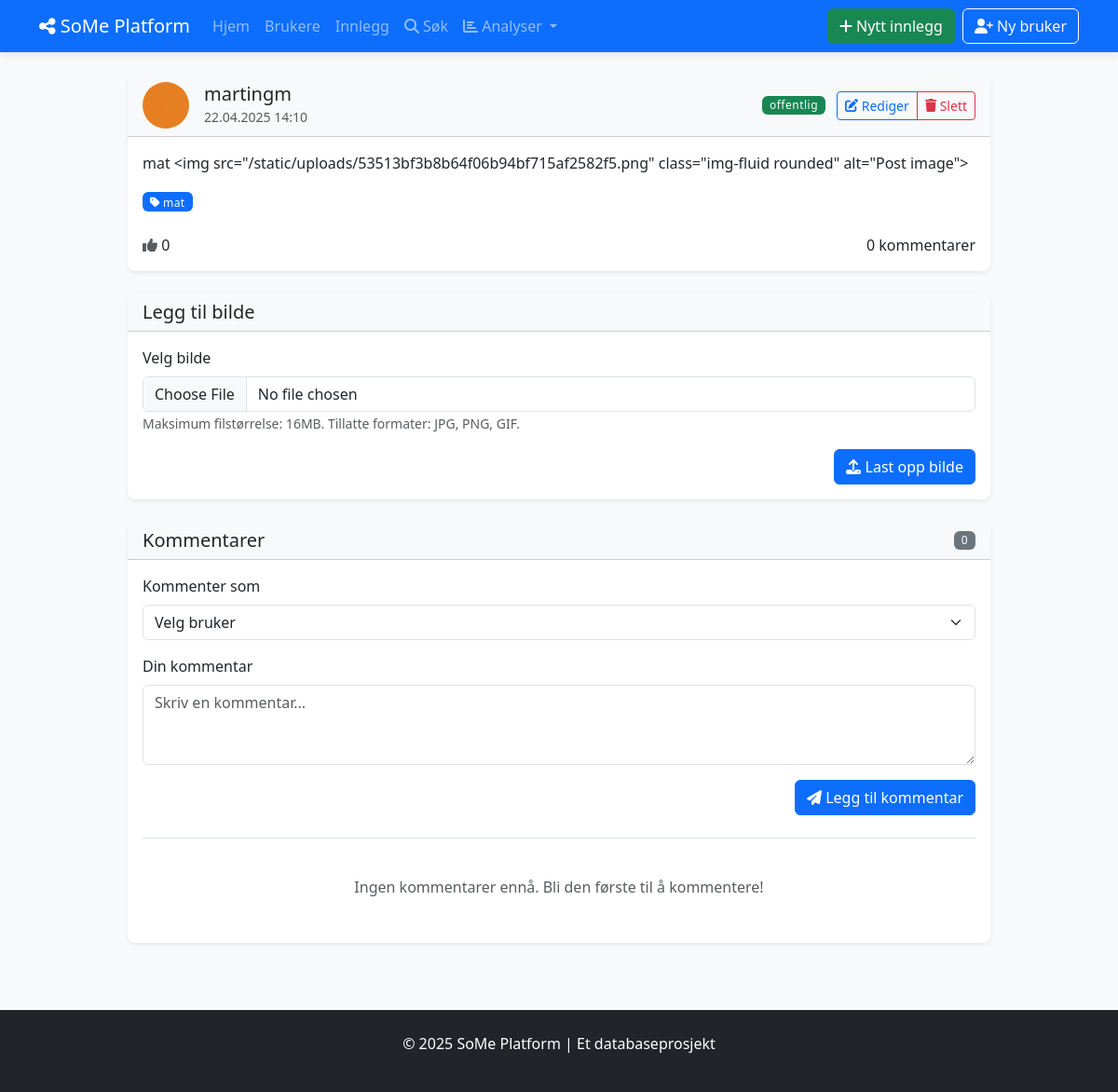
The page /posts/7 on the database as committed earlier.
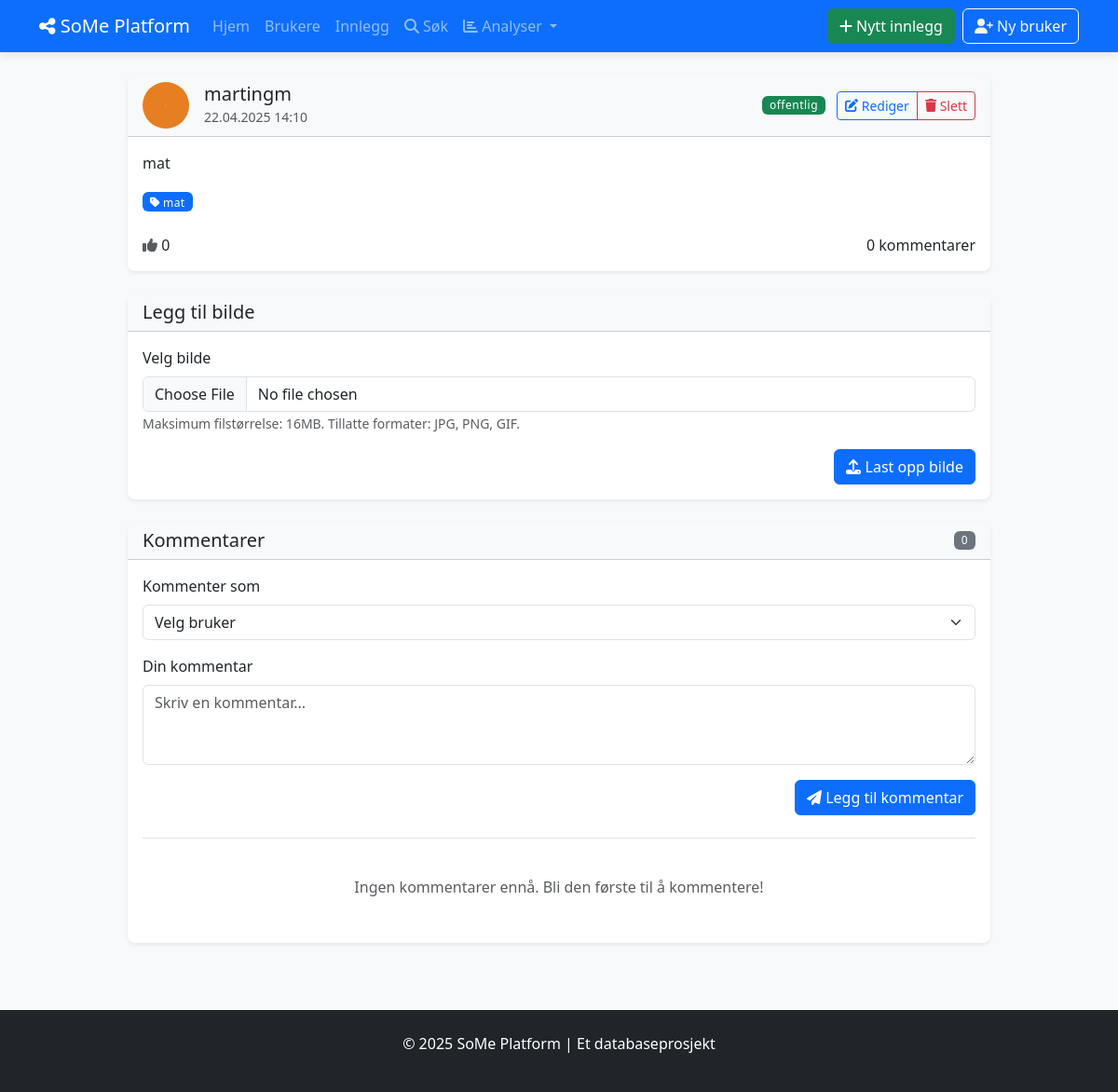
The same page on the database as committed later.
### tables this page shows
CREATE TABLE INNLEGG (
            innlegg_id INTEGER PRIMARY KEY AUTOINCREMENT,
            innhold TEXT NOT NULL,
            opprettet_dato DATETIME NOT NULL DEFAULT CURRENT_TIMESTAMP,
            oppdatert_dato DATETIME DEFAULT CURRENT_TIMESTAMP,
            synlighet TEXT NOT NULL DEFAULT 'offentlig',
            bruker_id INTEGER NOT NULL,
            FOREIGN KEY (bruker_id) REFERENCES BRUKERE(bruker_id) ON DELETE CASCADE
        );

### social_media_app/app.py (the view, shortened to what this page needs)
@app.route('/posts/<int:post_id>')
def view_post(post_id):
    with Database() as db:
        post = db.fetchone("""
            SELECT i.*, b.brukernavn, b.profilbilde
            FROM INNLEGG i
            JOIN BRUKERE b ON i.bruker_id = b.bruker_id
            WHERE i.innlegg_id = ?
        """, (post_id,))
        if not post:
            flash('Post not found', 'danger')
            return redirect(url_for('list_posts'))
        post = format_date_fields(post, ['opprettet_dato', 'oppdatert_dato'])
        comments = db.fetchall("""
            SELECT k.*, b.brukernavn, b.profilbilde
            FROM KOMMENTARER k
            JOIN BRUKERE b ON k.bruker_id = b.bruker_id
            WHERE k.innlegg_id = ? AND k.forelder_kommentar_id IS NULL
            ORDER BY k.opprettet_dato ASC
        """, (post_id,))
        comments = [format_date_fields(comment, ['opprettet_dato']) for comment in comments]
        tags = db.fetchall("""
            SELECT t.*
            FROM TAGGER t
            JOIN INNLEGG_TAGGER it ON t.tag_id = it.tag_id
            WHERE it.innlegg_id = ?
        """, (post_id,))
        reactions = db.fetchone("""
            SELECT COUNT(*) as count, reaksjon_type
            FROM REAKSJONER
            WHERE innlegg_id = ?
            GROUP BY reaksjon_type
        """, (post_id,))
        users = db.fetchall("""
            SELECT bruker_id, brukernavn FROM BRUKERE
            WHERE status = 'aktiv'
            ORDER BY brukernavn
        """)
        return render_template('posts/view.html', post=post, comments=comments,
                               tags=tags, reactions=reactions, users=users)

### social_media_app/app.py (called while the page is built)
def format_date_fields(item, date_fields=None):
    if not item:
        return None
    if not isinstance(item, dict):
        item = dict(item)
    if date_fields:
        for field in date_fields:
            if field in item and item[field]:
                try:
                    if 'T' in item[field]:  # ISO format
                        item[field] = datetime.fromisoformat(item[field].replace('Z', '+00:00'))
                    else:  # SQLite default format
                        item[field] = datetime.strptime(item[field], '%Y-%m-%d %H:%M:%S')
                except (ValueError, TypeError):
                    try:
                        item[field] = datetime.strptime(item[field], '%Y-%m-%d')
                    except (ValueError, TypeError):
                        pass  # Keep original if parsing fails
    return item

### social_media_app/db_config.py (called while the page is built)
    def __enter__(self):
        return self

    def __exit__(self, exc_type, exc_val, exc_tb):
        self.cursor.close()
        if self.conn:
            self.conn.close()

    def fetchall(self, sql, params=None):
        self.cursor.execute(sql, params or ())
        return self.cursor.fetchall()

### social_media_app/templates/posts/view.html (shortened to what the changed rows need)
{% extends "base.html" %}
{% block content %}
<div class="row justify-content-center">
    <div class="col-md-10">
        <div class="card shadow-sm mb-4">
            <div class="card-header bg-light">
                <div class="d-flex justify-content-between align-items-center">
                    <div>
                        <span class="badge {{ 'bg-success' if post.synlighet == 'offentlig' else 'bg-warning' }} me-2">
                            {{ post.synlighet }}
                        </span>
                        <div class="btn-group">
                            <a href="{{ url_for('show_edit_post', post_id=post.innlegg_id) }}" class="btn btn-sm btn-outline-primary">
                            </a>
                            <button type="button" class="btn btn-sm btn-outline-danger"
                                    data-bs-toggle="modal" data-bs-target="#deletePostModal">
                            </button>
                        </div>
                    </div>
                </div>
            </div>
            <div class="card-body">
                <p class="card-text">{{ post.innhold }}</p>
                {% if tags %}
                <div class="mt-3">
                    {% for tag in tags %}
                    <span class="badge bg-primary me-1">
                    </span>
                    {% endfor %}
                </div>
                {% endif %}
                <div class="mt-4 d-flex justify-content-between align-items-center">
                    <div>
                    </div>
                    <div>
                    </div>
                </div>
            </div>
        </div>
    </div>
</div>
{% endblock %}

Rows that differ between the two databases and show on the page:
changed INNLEGG "offentlig": innhold "mat <img src=\"/static/uploads/53513bf3b8b64f06b94bf715af2582f5.png\" class=\"img-fluid rounded\" alt=\"Post image\">" → "mat"
